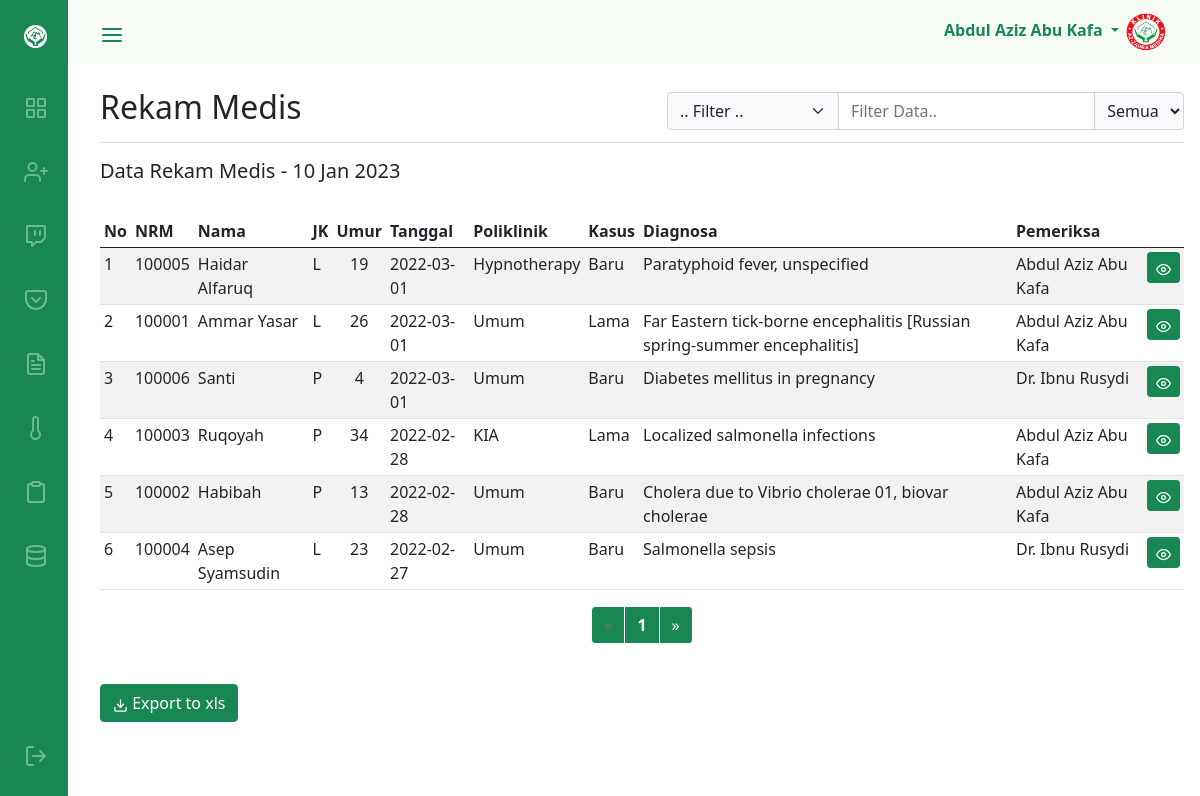
Screenshot of /admin/rekam.php (signed in) with the database file from the repository.
### tables this page shows
CREATE TABLE `user` (
  `id` int(11) NOT NULL,
  `nama` text NOT NULL,
  `bagian` text NOT NULL,
  `uname` text NOT NULL,
  `pass` text NOT NULL,
  `akses` text NOT NULL,
  `ket` text NOT NULL,
  `poli` varchar(50) NOT NULL
);

CREATE TABLE `daftar` (
  `id` int(11) NOT NULL,
  `tanggal` varchar(10) DEFAULT NULL,
  `id_pasien` varchar(10) DEFAULT NULL,
  `pasien` varchar(100) DEFAULT NULL,
  `tgl_lahir` varchar(10) DEFAULT NULL,
  `jk` varchar(10) DEFAULT NULL,
  `alamat` varchar(100) DEFAULT NULL,
  `kel` varchar(50) NOT NULL,
  `kec` varchar(50) NOT NULL,
  `kota` varchar(50) NOT NULL,
  `keluhan` varchar(100) DEFAULT NULL,
  `poli` varchar(100) DEFAULT NULL,
  `jenis` varchar(100) DEFAULT NULL,
  `kasus` varchar(100) DEFAULT NULL,
  `cara` varchar(100) DEFAULT NULL,
  `bayar` varchar(100) DEFAULT NULL,
  `status` varchar(10) NOT NULL,
  `lanjut` varchar(100) DEFAULT NULL,
  `note` varchar(100) DEFAULT NULL,
  `user` varchar(100) DEFAULT NULL
);

CREATE TABLE `periksa` (
  `id_daftar` varchar(10) NOT NULL,
  `id_pasien` varchar(10) DEFAULT NULL,
  `pasien` varchar(50) DEFAULT NULL,
  `tgl_lahir` varchar(10) NOT NULL,
  `jk` varchar(10) NOT NULL,
  `ma_anemis` varchar(50) DEFAULT NULL,
  `ma_ikterik` varchar(50) DEFAULT NULL,
  `le_kelenjar` varchar(50) DEFAULT NULL,
  `le_jvp` varchar(50) DEFAULT NULL,
  `ja_suara` varchar(50) DEFAULT NULL,
  `ja_irama` varchar(50) DEFAULT NULL,
  `pa_suara` varchar(50) DEFAULT NULL,
  `pe_hati` varchar(50) NOT NULL,
  `pe_limpa` varchar(50) NOT NULL,
  `pe_usus` varchar(50) NOT NULL,
  `pe_bentuk` varchar(50) NOT NULL,
  `ge_bak` varchar(50) NOT NULL,
  `ge_bercak` varchar(50) NOT NULL,
  `ek_atas` varchar(50) NOT NULL,
  `ek_bawah` varchar(50) NOT NULL,
  `ek_edema` varchar(50) NOT NULL,
  `lainnya` varchar(100) DEFAULT NULL,
  `icd` varchar(10) DEFAULT NULL,
  `diagnosa` varchar(100) DEFAULT NULL,
  `note` varchar(100) DEFAULT NULL,
  `user` varchar(100) DEFAULT NULL
);

### admin/functions.php (called while the page is built, shortened)
<?php
require 'config.php';
function myquery($query){
    global $conn;
    $result = mysqli_query($conn, $query);
    $rows = [];
    while($row = mysqli_fetch_assoc($result)) {
        $rows[] = $row;
    }
    return $rows;
}
$uname=$_SESSION['uname'];
$user = myquery("select * from user where uname='$uname'");
$u = $user[0];
function pagination($data, $query){
    $jumlahData = count(myquery($query));
    $jumlahHal = ceil($jumlahData / $data);
    $halAktif = ( isset($_GET['page']) ) ? $_GET['page'] : 1 ;
    $awalData = ( $data * $halAktif ) - $data;
    $pagi = [ $data, $jumlahHal, $jumlahHal, $halAktif, $awalData, $jumlahData ] ;
    return $pagi;
}
?>

### admin/rekam.php (the view, shortened to what this page needs)
<?php
include 'sidebar.php';
$n = date('Y-m-d');
?>
<main>
  <div class="d-flex justify-content-between flex-wrap flex-md-nowrap align-items-center pt-3 pb-2 mb-3 border-bottom">
    <h1 class="h2">Rekam Medis</h1>
    <div class="btn-toolbar mb-2 mb-md-0">
      <?php if($u['bagian']=="RM" || $u['akses']=="Superuser"){ ?>
      <form action="" method="get">
        <div class="input-group">
          <div class="input-group-text p-0">
            <select class="form-select bg-light border-0" name="filter" id="filter" onchange=setFocus()>
              <option value="">.. Filter ..</option>
            </select>
          </div>
          <input type="text" name="data" id="data" class="form-control" placeholder="Filter Data..">
          <select name="tgl_awal" id="tgl_awal" class="input-group-text bg-light px-1" onchange="this.form.submit()">
            <option value="">Semua</option>
          </select>
        </div>
      </form>
      <?php } ?>
    </div>
  </div>
  <?php
  $query = "SELECT max(daftar.tanggal) as tgl, daftar.id, daftar.id_pasien, daftar.pasien, daftar.jk, daftar.tgl_lahir, daftar.alamat, daftar.kel, daftar.kec, daftar.kota, daftar.poli, daftar.jenis, daftar.cara, daftar.kasus, daftar.lanjut, daftar.bayar, periksa.icd, periksa.diagnosa, periksa.user, periksa.note FROM daftar INNER JOIN periksa ON periksa.id_daftar=daftar.id ";
  if(isset($_GET['tgl_awal'])){
    $a = $_GET['tgl_awal'];
    if($_GET['filter'] == "" || $_GET['data'] == ""){
      $query .= "WHERE ";
      $view = "";
      $fil = "";
      $dat = "";
    }else{
      $fil = $_GET['filter'];
      $dat = $_GET['data'];
      $query .= "WHERE ".$fil." LIKE '%$dat%' AND ";
      switch($fil){
        case "daftar.jk" : $view = "Jenis Kelamin"; break;
        case "daftar.poli" : $view = "Poliklinik"; break;
        case "daftar.jenis" : $view = "Jenis Kunjungan"; break;
        case "daftar.cara" : $view = "Cara Kunjungan"; break;
        case "daftar.kasus" : $view = "Kasus"; break;
        case "daftar.lanjut" : $view = "Tindak Lanjut"; break;
        case "daftar.bayar" : $view = "Pembayaran"; break;
        case "daftar.kel" : $view = "Alamat (Kel.)"; break;
        case "periksa.icd" : $view = "ICD-10"; break;
        case "periksa.diagnosa" : $view = "Diagnosa"; break;
        case "periksa.user" : $view = "Nama Pemeriksa"; break;
      }
    }
    $query .= "tanggal BETWEEN '$a' AND '$n' ";
    $date = date_create($a);
  ?>
  <div class="btn-group float-md-end">
    <a onclick="getRetensi()" type="button" class="btn btn-outline-secondary">
      <span data-feather="archive"  class="feather-15"></span>
      Retensi
    </a>
    <script>
      function getRetensi(){
        var bln = prompt('Masukan Jumlah Bulan :');
        window.open("rekam_lretensi.php?bln="+bln, "_blank");
      }
    </script>
  </div>
  <div class="btn-group float-md-end me-2">
    <a href="rekam_lrekap.php?filter=<?= $fil ?>&data=<?= $dat ?>&tgl=<?= $a ?>" target="_blank" type="button" class="btn btn-outline-secondary">
      <span data-feather="printer"  class="feather-15"></span>
      Laporan
    </a>
    <a href="rekam_lbesar.php?tgl=<?= $a ?>" target="_blank" type="button" class="btn btn-outline-secondary">
      <span data-feather="printer"  class="feather-15"></span>
      10 Besar
    </a>
  </div>
  <h5>Data Berdasarkan <?= $view . " : " . $_GET['data'] ?></h5>
  <h5><?= date_format($date, 'j M Y') . " - " . date('j M Y') ?></h5>
  <br>
  <?php
  $query .= "GROUP BY id_pasien ORDER BY tgl DESC";
  }else{
      echo "<h5>Data Rekam Medis - ".date('j M Y')."</h5><br>";
      $pagi = pagination(30, $query);
      $query .= "GROUP BY id_pasien ORDER BY tgl DESC limit $pagi[4], $pagi[0]";
  }
  ?>
  <div class="table-responsive">
    <table class="table table-striped table-sm">
      <thead>
        <tr>
          <th scope="col">No</th>
          <th scope="col">NRM</th>
          <th scope="col">Nama</th>
          <th scope="col">JK</th>
          <th scope="col">Umur</th>
          <th scope="col">Tanggal</th>
          <th scope="col">Poliklinik</th>
          <th scope="col">Kasus</th>
          <th scope="col">Diagnosa</th>
          <th scope="col">Pemeriksa</th>
          <th scope="col"></th>
        </tr>
      </thead>
      <tbody>
        <tr>
          <?php
          $no=1;
          $joinTable = myquery($query);
          foreach($joinTable as $tab) :
          ?>
          <td><?= $no ?></td>
          <td><?= $tab['id_pasien'] ?></td>
          <td><?= $tab['pasien'] ?></td>
          <td><?= $tab['jk'] == "Laki-laki" ? "L" : "P" ?></td>
          <td align="center"><?php
          $lahir = date_format(date_create($tab['tgl_lahir']), 'Y');
          $umur = date('Y') - $lahir;
          echo $umur . "</td>";
          ?>
          <td><?= $tab['tgl'] ?></td>
          <td><?= $tab['poli'] ?></td>
          <td><?= $tab['kasus'] ?></td>
          <td><?= $tab['diagnosa'] ?></td>
          <td><?= $tab['user'] ?></td>
          <td align="right">
            <?php if($u['bagian']=="RM" || $u['akses']=="Superuser"){ ?>
            <a class="btn btn-sm btn-success" data-bs-toggle="modal" data-bs-target="#history<?= $tab['id_pasien'] ?>"><span data-feather="eye"  class="feather-15"></span></a>
            <?php } ?>
          </td>
        </tr>
        <?php
        $no++;
        endforeach;
        ?>
      </tbody>
    </table>
    <?php
    if(!isset($_GET['tgl_awal'])){
    ?>
    <ul class="pagination d-flex justify-content-center flex-wrap flex-md-nowrap align-items-center">
        <li class="page-item active<?php if($pagi[3]==1){ echo " disabled"; } ?>">
            <a class="page-link" style="background-color: #198754; border-color: #fff" href="?page=<?= $pagi[3] - 1; ?>" aria-label="Previous">
            <span aria-hidden="true">«</span>
            </a>
        </li>
        <li class="page-item active">
            <b class="page-link" style="background-color: #198754; border-color: #fff">
            <?= $pagi[3]; ?>
            </b>
        </li>
        <li class="page-item active">
            <a class="page-link" style="background-color: #198754; border-color: #fff" href="?page=<?= $pagi[3] + 1; ?>" aria-label="Next">
            <span aria-hidden="true">»</span>
            </a>
        </li>
    </ul>
    <?php } ?>
    <br>
    <a href="functions_exceload.php?export=rekam&filter=<?= $fil ?>&data=<?= $dat ?>&tgl=<?= $a ?>" class="btn btn-success mb-4"><span data-feather="download"  class="feather-15"></span> Export to xls</a>
  </div>
</main>

### admin/sidebar.php (shortened to what this page needs)
<!DOCTYPE html>
<html lang="en">
<?php
include 'config.php';
include 'functions.php';
?>
<head>
    <link rel="stylesheet" href="../assets/css/styles.css">
    <link href="../assets/css/bootstrap.min.css" rel="stylesheet">
    <link href="../assets/css/bootstrap-datepicker3.min.css" rel="stylesheet">
</head>
<body id="body-pd">
    <header class="header" id="header">
        <div class="header__toggle">
            <i id="header-toggle"><span data-feather="menu"></span></i>
        </div>
        <div>
            <a class="dropdown-toggle" href="#" id="navbarDropdown" role="button" data-bs-toggle="dropdown">
                <b><?= $u['nama']; ?></b>
            </a>
            <img src="../img/logo.png" width="45px" height="40px" alt="">
        </div>
    </header>
    <br/><br/><br/>
    <div class="l-navbar" id="nav-bar">
        <nav class="nav">
            <div>
                <a href="#" class="nav__logo">
                <img src="../img/logo_white.png" alt="" height="23" width="23">
                </a>
                <div class="nav__list">
                    <a href="dashboard.php" class="nav__link <?php if($_SERVER['REQUEST_URI'] == '/azm/admin/dashboard.php'){ echo 'active'; } ?>">
                        <span data-feather="grid"></span>
                    </a>
                    <a href="pasien.php" class="nav__link <?php if($_SERVER['REQUEST_URI'] == '/azm/admin/pasien.php'){ echo 'active'; } ?>">
                        <span data-feather="user-plus"></span>
                    </a>
                    <a href="anamnesa.php" class="nav__link <?php if($_SERVER['REQUEST_URI'] == '/azm/admin/anamnesa.php'){ echo 'active'; } ?>">
                        <span data-feather="twitch"></span>
                    </a>
                    <a href="dokter.php" class="nav__link <?php if($_SERVER['REQUEST_URI'] == '/azm/admin/dokter.php'){ echo 'active'; } ?>">
                        <span data-feather="pocket"></span>
                    </a>
                    <a href="admin.php" class="nav__link <?php if($_SERVER['REQUEST_URI'] == '/azm/admin/admin.php'){ echo 'active'; } ?>">
                        <span data-feather="file-text"></span>
                    </a>
                    <a href="farmasi.php" class="nav__link <?php if($_SERVER['REQUEST_URI'] == '/azm/admin/farmasi.php'){ echo 'active'; } ?>">
                        <span data-feather="thermometer"></span>
                    </a>
                    <a href="rekam.php" class="nav__link <?php if($_SERVER['REQUEST_URI'] == '/azm/admin/rekam.php'){ echo 'active'; } ?>">
                        <span data-feather="clipboard"></span>
                    </a>
                    <a href="data.php" class="nav__link <?php if($_SERVER['REQUEST_URI'] == '/azm/admin/data.php'){ echo 'active'; } ?>">
                        <span data-feather="database"></span>
                    </a>
                </div>
            </div>
            <a href="logout.php" class="nav__link">
                <span data-feather="log-out"></span>
            </a>
        </nav>
    </div>
</body>
</html>

### assets/css/styles.css (style rules this page uses)
:root { --header-height: 3rem; --nav-width: 68px; --first-color: #198754; --first-color-light: #6cb894; --white-color: #f6fbf6; --body-font: 'Nunito', sans-serif; --normal-font-size: 1rem; --z-fixed: 100; }
*,::before,::after { box-sizing: border-box; }
body { position: relative; margin: var(--header-height) 0 0 0; padding: 0 1rem; font-family: var(--body-font); font-size: var(--normal-font-size); transition: .5s; }
a { text-decoration: none; }
.header { width: 100%; height: var(--header-height); position: fixed; top: 0; left: 0; display: flex; align-items: center; justify-content: space-between; padding: 0 1rem; background-color: var(--white-color); z-index: var(--z-fixed); transition: .5s; }
.header__toggle { color: var(--first-color); font-size: 1.5rem; cursor: pointer; align-items: center; }
.l-navbar { position: fixed; top: 0; left: -30%; width: var(--nav-width); height: 100vh; background-color: var(--first-color); padding: .5rem 1rem 0 0; transition: .5s; z-index: var(--z-fixed); }
.nav { height: 100%; display: flex; flex-direction: column; justify-content: space-between; overflow: hidden; }
.nav__logo, .nav__link { display: grid; grid-template-columns: max-content max-content; align-items: center; column-gap: 1rem; padding: .5rem 0 .5rem 1.5rem; }
.nav__logo { margin-bottom: 2rem; }
.nav__link { position: relative; color: var(--first-color-light); margin-bottom: 1.5rem; transition: .3s; }
.active { color: var(--white-color); }
.active::before { content: ''; position: absolute; left: 0; width: 2px; height: 32px; background-color: var(--white-color); }
@media screen and (min-width: 768px) { body { margin: calc(var(--header-height) + 1rem) 0 0 0; padding-left: calc(var(--nav-width) + 2rem); } }
@media screen and (min-width: 768px) { .header { height: calc(var(--header-height) + 1rem); padding: 0 2rem 0 calc(var(--nav-width) + 2rem); } }
@media screen and (min-width: 768px) { .l-navbar { left: 0; padding: 1rem 1rem 0 0; } }

### admin/sidebar.php (style rules this page uses)
a:link { text-decoration: none; }
#navbarDropdown { color: #198754; text-decoration: none; }
.feather-15 { width: 15px; height: 15px; }

### rows the page displays
user: nama "Abdul Aziz Abu Kafa", id "1"
daftar: id_pasien "100005", pasien "Haidar Alfaruq", jk "L", tgl "2022-03-01", poli "Hypnotherapy", kasus "Baru", periksa.diagnosa "Paratyphoid fever, unspecified", periksa.user "Abdul Aziz Abu Kafa"
daftar: id_pasien "100001", pasien "Ammar Yasar", jk "L", tgl "2022-03-01", poli "Umum", kasus "Lama", periksa.diagnosa "Far Eastern tick-borne encephalitis [Russian spring-summer encephalitis]", periksa.user "Abdul Aziz Abu Kafa"
daftar: id_pasien "100006", pasien "Santi", jk "P", tgl "2022-03-01", poli "Umum", kasus "Baru", periksa.diagnosa "Diabetes mellitus in pregnancy", periksa.user "Dr. Ibnu Rusydi"
daftar: id_pasien "100003", pasien "Ruqoyah", jk "P", tgl "2022-02-28", poli "KIA", kasus "Lama", periksa.diagnosa "Localized salmonella infections", periksa.user "Abdul Aziz Abu Kafa"
daftar: id_pasien "100002", pasien "Habibah", jk "P", tgl "2022-02-28", poli "Umum", kasus "Baru", periksa.diagnosa "Cholera due to Vibrio cholerae 01, biovar cholerae", periksa.user "Abdul Aziz Abu Kafa"
daftar: id_pasien "100004", pasien "Asep Syamsudin", jk "L", tgl "2022-02-27", poli "Umum", kasus "Baru", periksa.diagnosa "Salmonella sepsis", periksa.user "Dr. Ibnu Rusydi"
